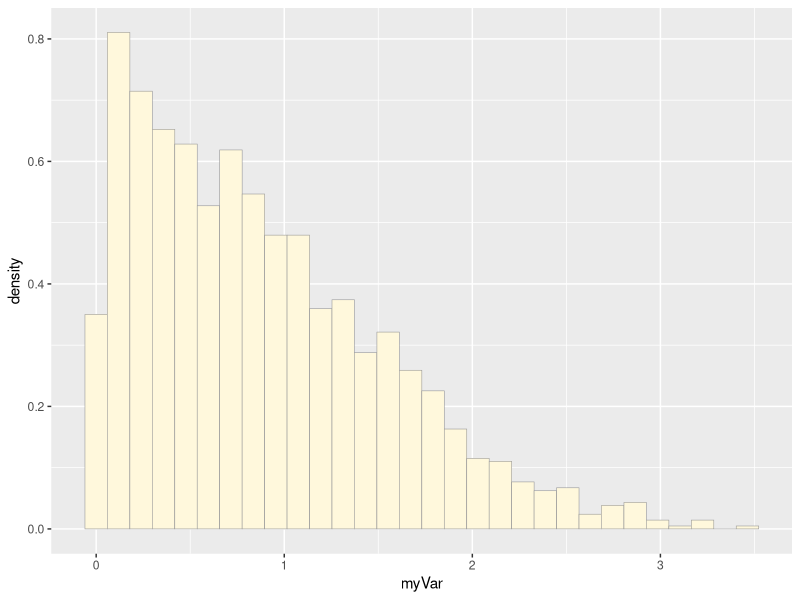
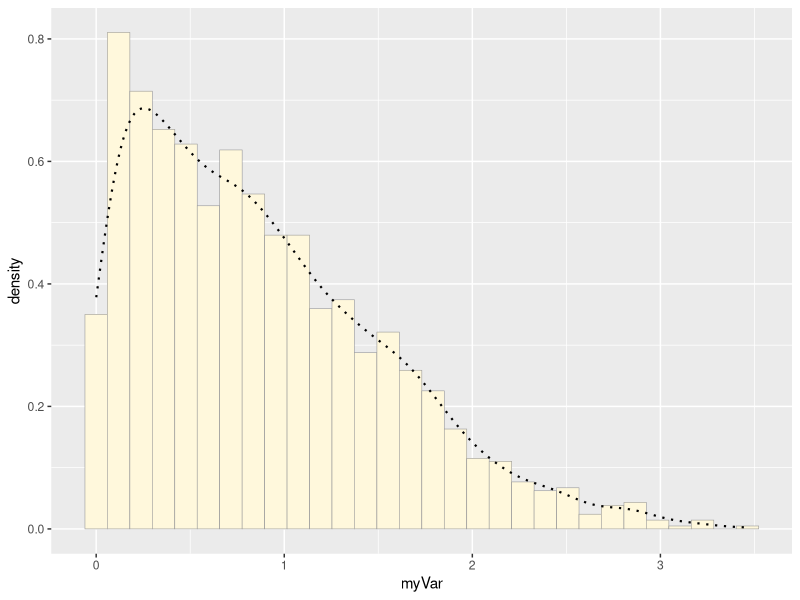
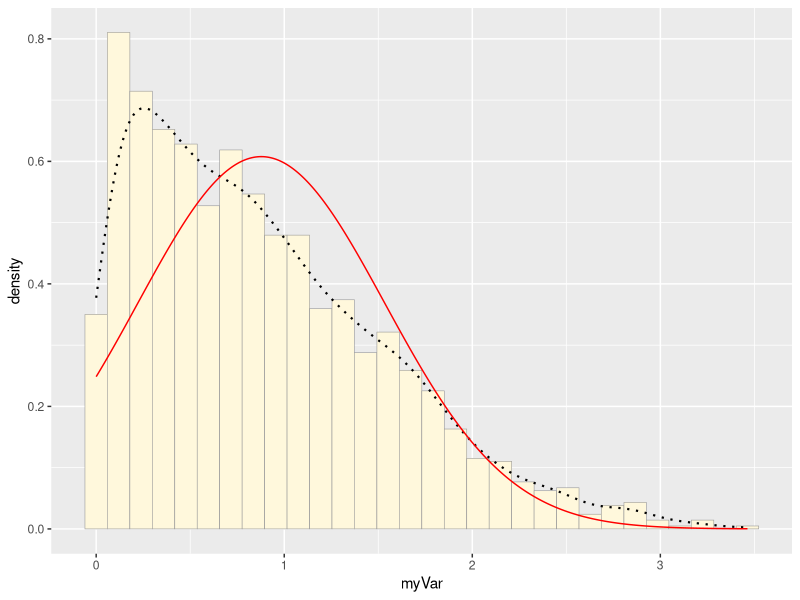
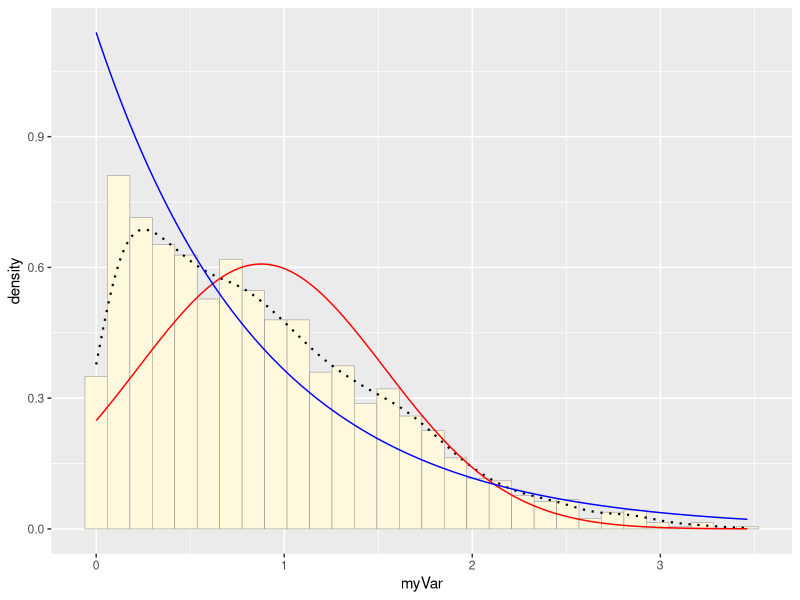
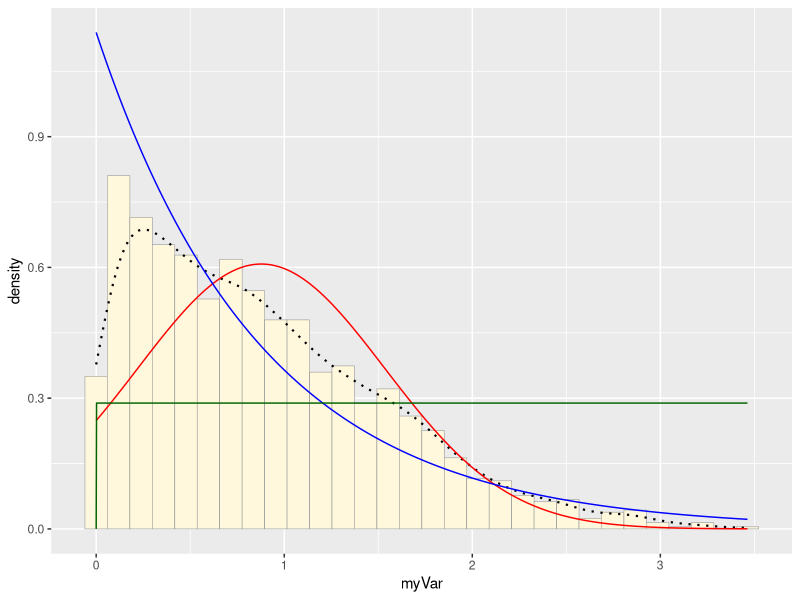
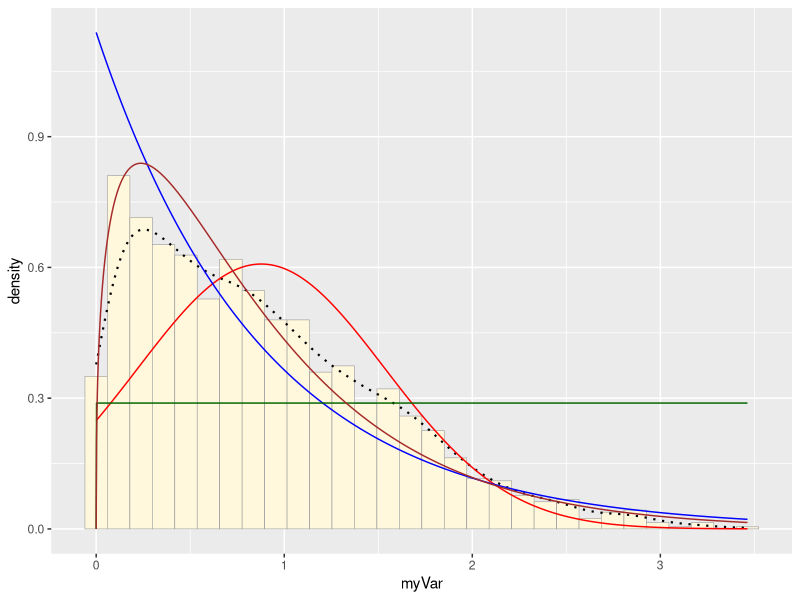
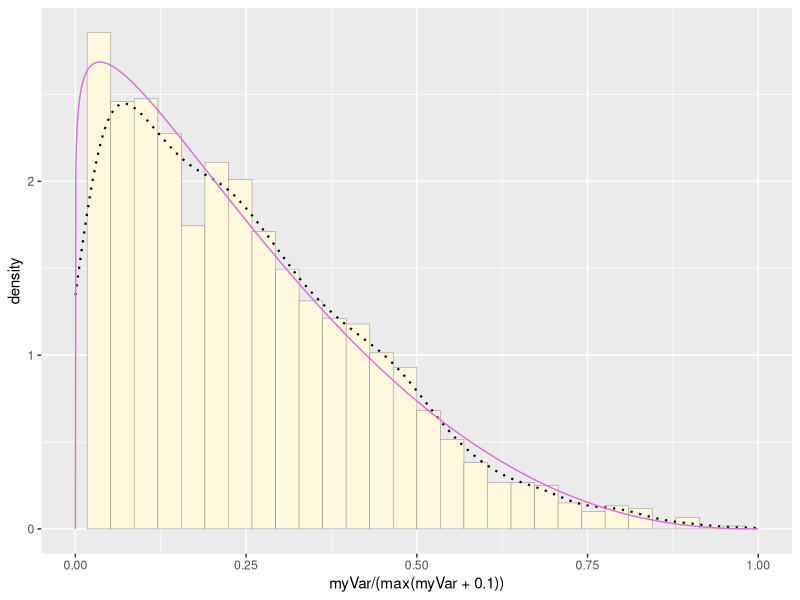
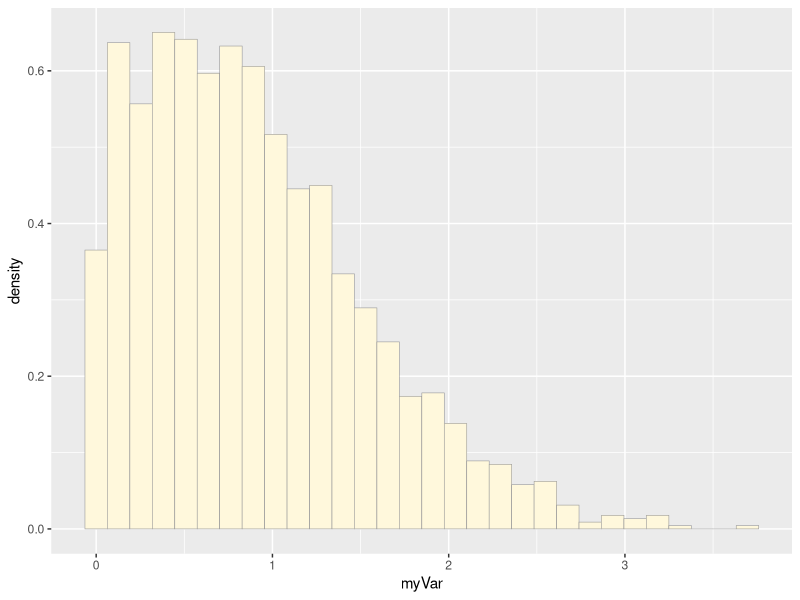

Source code (R) for these figures, in order:
## ---- chunk 1
library(ggplot2) # for graphics
library(MASS) # for maximum likelihood estimation
## ---- chunk 2
# quick and dirty, a truncated normal distribution to work on the solution set

z <- rnorm(n=3000,mean=0.2)
z <- data.frame(1:3000,z)
names(z) <- list("ID","myVar")
z <- z[z$myVar>0,]
str(z)
summary(z$myVar)
## ---- chunk 3
p1 <- ggplot(data=z, aes(x=myVar, y=..density..)) +
  geom_histogram(color="grey60",fill="cornsilk",size=0.2) 
print(p1)
## ---- chunk 4
p1 <-  p1 +  geom_density(linetype="dotted",size=0.75)
print(p1)
## ---- chunk 5
normPars <- fitdistr(z$myVar,"normal")
print(normPars)
str(normPars)
normPars$estimate["mean"] # note structure of getting a named attribute ex. mean
## ---- chunk 6
meanML <- normPars$estimate["mean"]
sdML <- normPars$estimate["sd"]

xval <- seq(0,max(z$myVar),len=length(z$myVar))

 stat <- stat_function(aes(x = xval, y = ..y..), fun = dnorm, colour="red", n = length(z$myVar), args = list(mean = meanML, sd = sdML))
 p1 + stat
## ---- chunk 7
expoPars <- fitdistr(z$myVar,"exponential")
rateML <- expoPars$estimate["rate"]

stat2 <- stat_function(aes(x = xval, y = ..y..), fun = dexp, colour="blue", n = length(z$myVar), args = list(rate=rateML))
 p1 + stat + stat2
## ---- chunk 8
 stat3 <- stat_function(aes(x = xval, y = ..y..), fun = dunif, colour="darkgreen", n = length(z$myVar), args = list(min=min(z$myVar), max=max(z$myVar)))
 p1 + stat + stat2 + stat3
## ---- chunk 9
gammaPars <- fitdistr(z$myVar,"gamma")
shapeML <- gammaPars$estimate["shape"]
rateML <- gammaPars$estimate["rate"]

stat4 <- stat_function(aes(x = xval, y = ..y..), fun = dgamma, colour="brown", n = length(z$myVar), args = list(shape=shapeML, rate=rateML))
 p1 + stat + stat2 + stat3 + stat4
## ---- chunk 10
 pSpecial <- ggplot(data=z, aes(x=myVar/(max(myVar + 0.1)), y=..density..)) +
  geom_histogram(color="grey60",fill="cornsilk",size=0.2) + 
  xlim(c(0,1)) +
  geom_density(size=0.75,linetype="dotted")

betaPars <- fitdistr(x=z$myVar/max(z$myVar + 0.1),start=list(shape1=1,shape2=2),"beta")
shape1ML <- betaPars$estimate["shape1"]
shape2ML <- betaPars$estimate["shape2"]

statSpecial <- stat_function(aes(x = xval, y = ..y..), fun = dbeta, colour="orchid", n = length(z$myVar), args = list(shape1=shape1ML,shape2=shape2ML))
pSpecial + statSpecial
## ---- chunk 11
library(ggplot2) # for graphics
library(MASS) # for maximum likelihood estimation
## ---- chunk 12
# quick and dirty, a truncated normal distribution to work on the solution set

z <- rnorm(n=3000,mean=0.2)
z <- data.frame(1:3000,z)
names(z) <- list("ID","myVar")
z <- z[z$myVar>0,]
str(z)
summary(z$myVar)
## ---- chunk 13
p1 <- ggplot(data=z, aes(x=myVar, y=..density..)) +
  geom_histogram(color="grey60",fill="cornsilk",size=0.2) 
print(p1)
## ---- chunk 14
p1 <-  p1 +  geom_density(linetype="dotted",size=0.75)
print(p1)
## ---- chunk 15
normPars <- fitdistr(z$myVar,"normal")
print(normPars)
str(normPars)
normPars$estimate["mean"] # note structure of getting a named attribute ex. mean
# giving mean of maternal plant height 86.6 cm
## ---- chunk 16
meanML <- normPars$estimate["mean"]
sdML <- normPars$estimate["sd"]

xval <- seq(0,max(z$myVar),len=length(z$myVar))

stat <- stat_function(aes(x = xval, y = ..y..), fun = dnorm, colour="red", n = length(z$myVar), args = list(mean = meanML, sd = sdML))
p1 + stat
## ---- chunk 17
expoPars <- fitdistr(z$myVar,"exponential")
rateML <- expoPars$estimate["rate"]

stat2 <- stat_function(aes(x = xval, y = ..y..), fun = dexp, colour="blue", n = length(z$myVar), args = list(rate=rateML))
p1 + stat + stat2
## ---- chunk 18
 tat3 <- stat_function(aes(x = xval, y = ..y..), fun = dunif, colour="darkgreen", n = length(z$myVar), args = list(min=min(z$myVar), max=max(z$myVar)))
 p1 + stat + stat2 + stat3
## ---- chunk 19
gammaPars <- fitdistr(z$myVar,"gamma")
shapeML <- gammaPars$estimate["shape"]
rateML <- gammaPars$estimate["rate"]

stat4 <- stat_function(aes(x = xval, y = ..y..), fun = dgamma, colour="brown", n = length(z$myVar), args = list(shape=shapeML, rate=rateML))
 p1 + stat + stat2 + stat3 + stat4
## ---- chunk 20
 pSpecial <- ggplot(data=z, aes(x=myVar/(max(myVar + 0.1)), y=..density..)) +
  geom_histogram(color="grey60",fill="cornsilk",size=0.2) + 
  xlim(c(0,1)) +
  geom_density(size=0.75,linetype="dotted")

betaPars <- fitdistr(x=z$myVar/max(z$myVar + 0.1),start=list(shape1=1,shape2=2),"beta")
shape1ML <- betaPars$estimate["shape1"]
shape2ML <- betaPars$estimate["shape2"]

statSpecial <- stat_function(aes(x = xval, y = ..y..), fun = dbeta, colour="orchid", n = length(z$myVar), args = list(shape1=shape1ML,shape2=shape2ML))
pSpecial + statSpecial
## ---- chunk 21
# the gamma probability density fits the data set the best 

gammaPars <- fitdistr(z$myVar,"gamma")
shapeML <- gammaPars$estimate["shape"]
rateML <- gammaPars$estimate["rate"]

stat4 <- stat_function(aes(x = xval, y = ..y..), fun = dgamma, colour="brown", n = length(z$myVar), args = list(shape=shapeML, rate=rateML))
 p1 + stat + stat2 + stat3 + stat4
## ---- chunk 22
# quick and dirty, a truncated normal distribution to work on the solution set

y <- rnorm(n=1732,mean=0.8661687,0.62406564)
y <- data.frame(1:1732,y)
names(y) <- list("ID","myVar")
y <- y[y$myVar>0,]
str(y)
summary(y$myVar)
## ---- chunk 23
gammaPars1 <- fitdistr(y$myVar,"gamma")
shapeML1 <- gammaPars1$estimate["shape"]
rateML1 <- gammaPars1$estimate["rate"]

stat4 <- stat_function(aes(x = xval, y = ..y..), fun = dgamma, colour="brown", n = length(y$myVar), args = list(shape=shapeML, rate=rateML))
 p1 + stat + stat2 + stat3 + stat4
